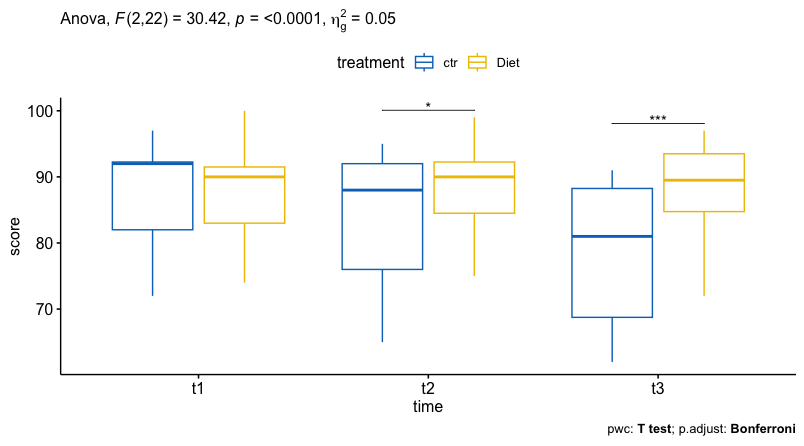

This figure's R source:
library(tidyverse)
library(ggpubr)
library(rstatix)

data("selfesteem", package = "datarium")

set.seed(123)
data("selfesteem2", package = "datarium")
selfesteem2 %>% sample_n_by(treatment, size = 1)

# Gather the columns t1, t2 and t3 into long format.
# Convert id and time into factor variables
selfesteem2 <- selfesteem2 %>%
  gather(key = "time", value = "score", t1, t2, t3) %>%
  convert_as_factor(id, time)
# Inspect some random rows of the data by groups
set.seed(123)
selfesteem2 %>% sample_n_by(treatment, time, size = 1)

selfesteem2 %>%
  group_by(treatment, time) %>%
  get_summary_stats(score, type = "mean_sd")

bxp <- ggboxplot(
  selfesteem2, x = "time", y = "score",
  color = "treatment", palette = "jco"
)
bxp

selfesteem2 %>%
  group_by(treatment, time) %>%
  identify_outliers(score)

selfesteem2 %>%
  group_by(treatment, time) %>%
  shapiro_test(score)

ggqqplot(selfesteem2, "score", ggtheme = theme_bw()) +
  facet_grid(time ~ treatment, labeller = "label_both")

res.aov <- anova_test(
  data = selfesteem2, dv = score, wid = id,
  within = c(treatment, time)
)
get_anova_table(res.aov)

# Effect of treatment at each time point
one.way <- selfesteem2 %>%
  group_by(time) %>%
  anova_test(dv = score, wid = id, within = treatment) %>%
  get_anova_table() %>%
  adjust_pvalue(method = "bonferroni")
one.way

# Pairwise comparisons between treatment groups
pwc <- selfesteem2 %>%
  group_by(time) %>%
  pairwise_t_test(
    score ~ treatment, paired = TRUE,
    p.adjust.method = "bonferroni"
  )
pwc

# Effect of time at each level of treatment
one.way2 <- selfesteem2 %>%
  group_by(treatment) %>%
  anova_test(dv = score, wid = id, within = time) %>%
  get_anova_table() %>%
  adjust_pvalue(method = "bonferroni")
# Pairwise comparisons between time points
pwc2 <- selfesteem2 %>%
  group_by(treatment) %>%
  pairwise_t_test(
    score ~ time, paired = TRUE,
    p.adjust.method = "bonferroni"
  )
pwc2

# comparisons for treatment variable
selfesteem2 %>%
  pairwise_t_test(
    score ~ treatment, paired = TRUE, 
    p.adjust.method = "bonferroni"
  )
# comparisons for time variable
selfesteem2 %>%
  pairwise_t_test(
    score ~ time, paired = TRUE, 
    p.adjust.method = "bonferroni"
  )

pwc <- pwc %>% add_xy_position(x = "time")

# Visualization: box plots with p-values
png("./viz_out/repanova.png", units="in", width=8.9, height=5, res=300)
bxp + 
  stat_pvalue_manual(pwc, tip.length = 0, hide.ns = TRUE) +
  labs(
    subtitle = get_test_label(res.aov, detailed = TRUE),
    caption = get_pwc_label(pwc)
  )
dev.off()